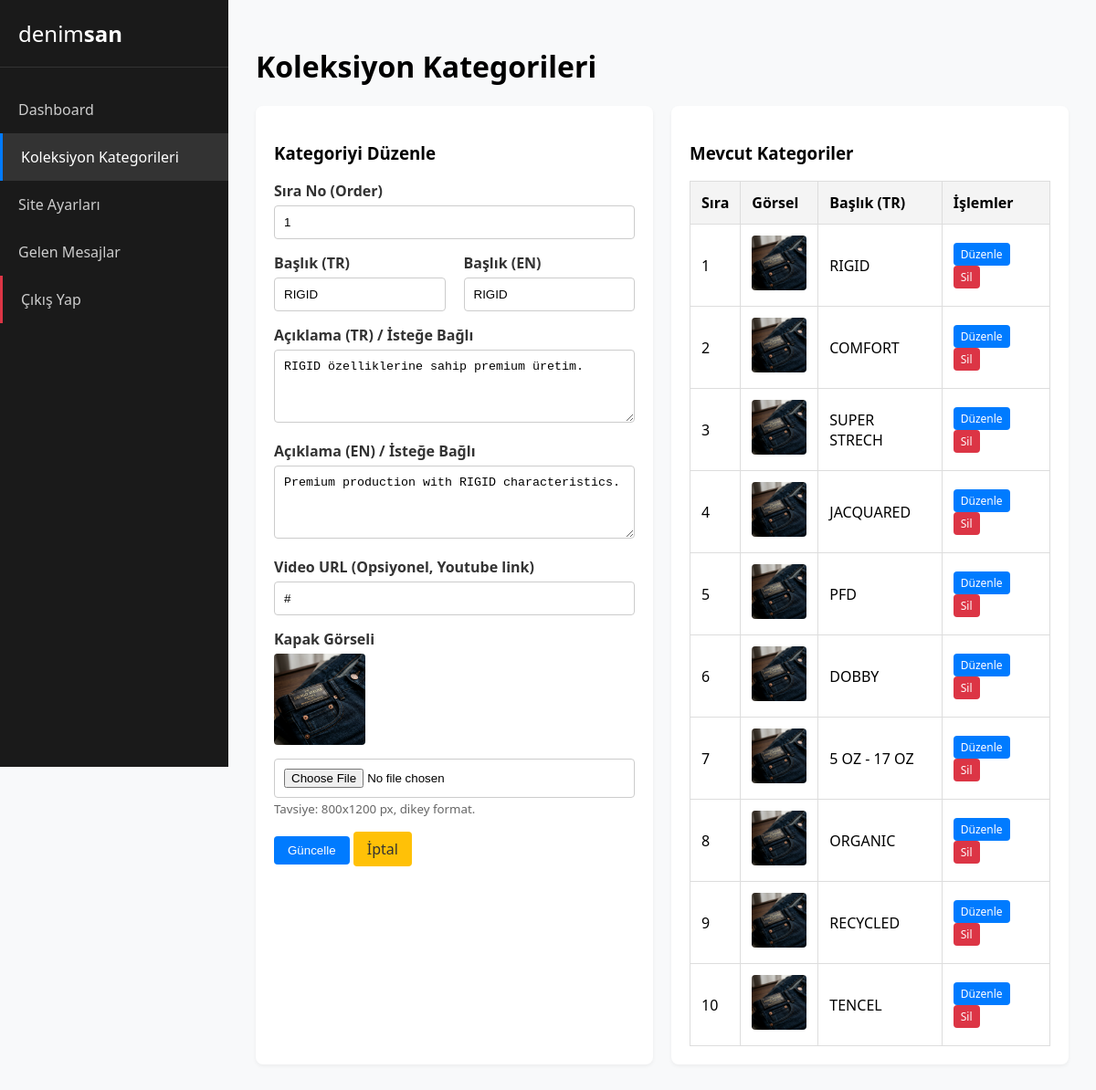
/admin/pages/categories.php?edit=1 (signed in), run on the app's committed database.
### tables this page shows
CREATE TABLE IF NOT EXISTS `collection_categories` (
  `id` INT AUTO_INCREMENT PRIMARY KEY,
  `title_tr` VARCHAR(255) NOT NULL,
  `title_en` VARCHAR(255) NOT NULL,
  `description_tr` TEXT,
  `description_en` TEXT,
  `cover_image` VARCHAR(255),
  `video_url` VARCHAR(255) DEFAULT NULL,
  `order_num` INT DEFAULT 0,
  `is_active` BOOLEAN DEFAULT TRUE,
  `created_at` TIMESTAMP DEFAULT CURRENT_TIMESTAMP,
  `updated_at` TIMESTAMP DEFAULT CURRENT_TIMESTAMP ON UPDATE CURRENT_TIMESTAMP
);

### admin/pages/categories.php (the view, shortened to what this page needs)
<?php
require_once '../../includes/db.php';
$editMode = isset($_GET['edit']);
$editId = $editMode ? (int)$_GET['edit'] : 0;
$catData = [
    'title_tr' => '', 'title_en' => '',
    'description_tr' => '', 'description_en' => '',
    'video_url' => '', 'order_num' => 0
];
if ($editMode) {
    $stmt = $pdo->prepare("SELECT * FROM collection_categories WHERE id = ?");
    $stmt->execute([$editId]);
    $catData = $stmt->fetch() ?: $catData;
}
$categories = $pdo->query("SELECT * FROM collection_categories ORDER BY order_num ASC")->fetchAll();
?>
<!DOCTYPE html>
<html lang="tr">
<head>
</head>
<body>
    <div class="sidebar">
        <div class="sidebar-logo">denim<strong>san</strong></div>
        <a href="../index.php" class="nav-link">Dashboard</a>
        <a href="categories.php" class="nav-link active">Koleksiyon Kategorileri</a>
        <a href="settings.php" class="nav-link">Site Ayarları</a>
        <a href="messages.php" class="nav-link">Gelen Mesajlar</a>
        <a href="../logout.php" class="nav-link" style="margin-top: auto; border-left: 3px solid #dc3545;">Çıkış Yap</a>
    </div>
    <div class="content">
        <h1>Koleksiyon Kategorileri</h1>
        <div class="grid-2">
            <div class="card">
                <h3><?= $editMode ? 'Kategoriyi Düzenle' : 'Yeni Kategori Ekle' ?></h3>
                <form method="POST" enctype="multipart/form-data">
                    <div class="form-group">
                        <label>Sıra No (Order)</label>
                        <input type="number" name="order_num" value="<?= htmlspecialchars($catData['order_num']) ?>" required>
                    </div>
                    <div class="grid-2">
                        <div class="form-group">
                            <label>Başlık (TR)</label>
                            <input type="text" name="title_tr" value="<?= htmlspecialchars($catData['title_tr']) ?>" required>
                        </div>
                        <div class="form-group">
                            <label>Başlık (EN)</label>
                            <input type="text" name="title_en" value="<?= htmlspecialchars($catData['title_en']) ?>" required>
                        </div>
                    </div>
                    <div class="form-group">
                        <label>Açıklama (TR) / İsteğe Bağlı</label>
                        <textarea name="description_tr"><?= htmlspecialchars($catData['description_tr']) ?></textarea>
                    </div>
                    <div class="form-group">
                        <label>Açıklama (EN) / İsteğe Bağlı</label>
                        <textarea name="description_en"><?= htmlspecialchars($catData['description_en']) ?></textarea>
                    </div>
                    <div class="form-group">
                        <label>Video URL (Opsiyonel, Youtube link)</label>
                        <input type="text" name="video_url" value="<?= htmlspecialchars($catData['video_url']) ?>">
                    </div>
                    <div class="form-group">
                        <label>Kapak Görseli</label>
                        <?php if($editMode && !empty($catData['cover_image'])): ?>
                            <div style="margin-bottom:10px;">
                                <img src="../../<?= $catData['cover_image'] ?>" alt="Current Image" class="img-preview">
                            </div>
                        <?php endif; ?>
                        <input type="file" name="cover_image" accept="image/*" <?= $editMode ? '' : 'required' ?>>
                        <small style="color:#666;">Tavsiye: 800x1200 px, dikey format.</small>
                    </div>
                    <button type="submit" class="btn"><?= $editMode ? 'Güncelle' : 'Ekle' ?></button>
                    <?php if($editMode): ?>
                        <a href="categories.php" class="btn btn-warning">İptal</a>
                    <?php endif; ?>
                </form>
            </div>
            <div class="card">
                <h3>Mevcut Kategoriler</h3>
                <table>
                    <thead>
                        <tr>
                            <th>Sıra</th>
                            <th>Görsel</th>
                            <th>Başlık (TR)</th>
                            <th>İşlemler</th>
                        </tr>
                    </thead>
                    <tbody>
                        <?php foreach($categories as $row): ?>
                        <tr>
                            <td><?= $row['order_num'] ?></td>
                            <td>
                                <?php if($row['cover_image']): ?>
                                    <img src="../../<?= $row['cover_image'] ?>" class="img-preview" style="max-width: 60px;">
                                <?php endif; ?>
                            </td>
                            <td><?= htmlspecialchars($row['title_tr']) ?></td>
                            <td>
                                <a href="categories.php?edit=<?= $row['id'] ?>" class="btn" style="padding: 4px 8px; font-size:12px;">Düzenle</a>
                                <a href="categories.php?delete=<?= $row['id'] ?>" class="btn btn-danger" style="padding: 4px 8px; font-size:12px;" onclick="return confirm('Silmek istediğinize emin misiniz?');">Sil</a>
                            </td>
                        </tr>
                        <?php endforeach; ?>
                    </tbody>
                </table>
            </div>
        </div>
    </div>
</body>
</html>

### admin/pages/categories.php (style rules this page uses)
body { font-family: 'Segoe UI', Tahoma, Geneva, Verdana, sans-serif; margin: 0; padding: 0; background-color: #f8f9fa; display: flex; }
.sidebar { width: 250px; background-color: #1a1a1a; color: white; min-height: 100vh; padding: 20px 0; position: fixed; }
.sidebar-logo { padding: 0 20px 20px; font-size: 24px; font-weight: 300; border-bottom: 1px solid #333; margin-bottom: 20px; }
.sidebar-logo strong { font-weight: 600; }
.nav-link { display: block; padding: 15px 20px; color: #ccc; text-decoration: none; transition: 0.3s; }
.nav-link:hover, .nav-link.active { background-color: #333; color: white; border-left: 3px solid #007bff; }
.content { margin-left: 250px; padding: 30px; width: calc(100% - 250px); box-sizing: border-box; }
.card { background: white; border-radius: 8px; box-shadow: 0 2px 4px rgba(0,0,0,0.05); padding: 20px; margin-bottom: 20px; }
.grid-2 { display: grid; grid-template-columns: 1fr 1fr; gap: 20px; }
.form-group { margin-bottom: 15px; }
label { display: block; font-weight: bold; margin-bottom: 5px; color: #333; }
input[type="text"], input[type="number"], textarea, input[type="file"] { width: 100%; padding: 10px; border: 1px solid #ccc; border-radius: 4px; box-sizing: border-box; }
textarea { height: 80px; resize: vertical; }
.btn { padding: 8px 15px; background-color: #007bff; color: white; border: none; border-radius: 4px; text-decoration: none; cursor: pointer; display: inline-block; }
.btn-danger { background-color: #dc3545; }
.btn-warning { background-color: #ffc107; color: #333; }
table { width: 100%; border-collapse: collapse; margin-top: 15px; }
th, td { padding: 12px; border: 1px solid #ddd; text-align: left; }
th { background-color: #f4f4f4; }
.img-preview { max-width: 100px; height: auto; border-radius: 4px; }

### data on the page
collection_categories: order_num "1", title_tr "RIGID", title_en "RIGID", description_tr "RIGID özelliklerine sahip premium üretim.", description_en "Premium production with RIGID characteristics.", video_url "#", cover_image (picture)
collection_categories: order_num "2", cover_image (picture), title_tr "COMFORT"
collection_categories: order_num "3", cover_image (picture), title_tr "SUPER STRECH"
collection_categories: order_num "4", cover_image (picture), title_tr "JACQUARED"
collection_categories: order_num "5", cover_image (picture), title_tr "PFD"
collection_categories: order_num "6", cover_image (picture), title_tr "DOBBY"
collection_categories: order_num "7", cover_image (picture), title_tr "5 OZ - 17 OZ"
collection_categories: order_num "8", cover_image (picture), title_tr "ORGANIC"
collection_categories: order_num "9", cover_image (picture), title_tr "RECYCLED"
collection_categories: order_num "10", cover_image (picture), title_tr "TENCEL"
